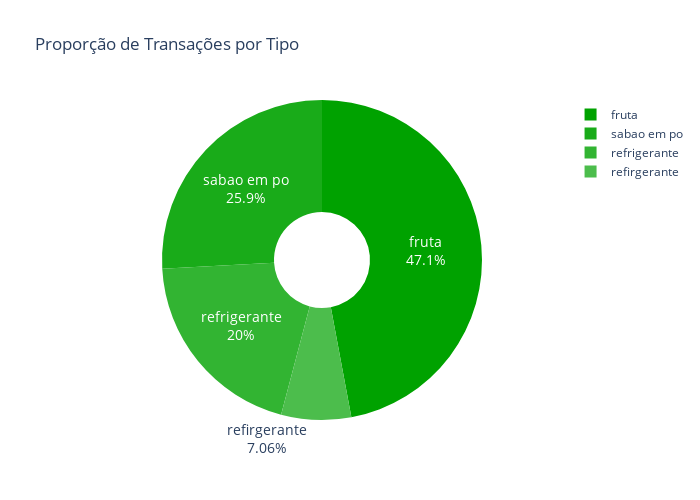

Source (notebook cell):
### Code cell
fig = go.Figure(data=[go.Pie(labels=tipo.tipo, values=tipo.quantidade, hole=.3, marker_colors=colors, 
                textfont_size=14, textinfo='label+percent')])
fig.update_layout( width=700, height=500, title='Proporção de Transações por Tipo')
fig.show()

### Figure 1 — Plotly figure (JSON) as saved in the notebook; plotly's stock layout.template omitted (floating-point values rounded to 4 significant figures)
{"data": [{"hole": 0.3, "labels": ["fruta", "sabao em po", "refrigerante", "refirgerante"], "marker": {"colors": ["#00a200", "#19ab19", "#32b432", "#4cbd4c", "#66c766", "#7fd07f", "#99d999", "#b2e3b2", "#cceccc", "#e5f5e5"]}, "textfont": {"size": 14}, "textinfo": "label+percent", "type": "pie", "values": [40, 22, 17, 6]}], "layout": {"height": 500, "title": {"text": "Proporção de Transações por Tipo"}, "width": 700}}
